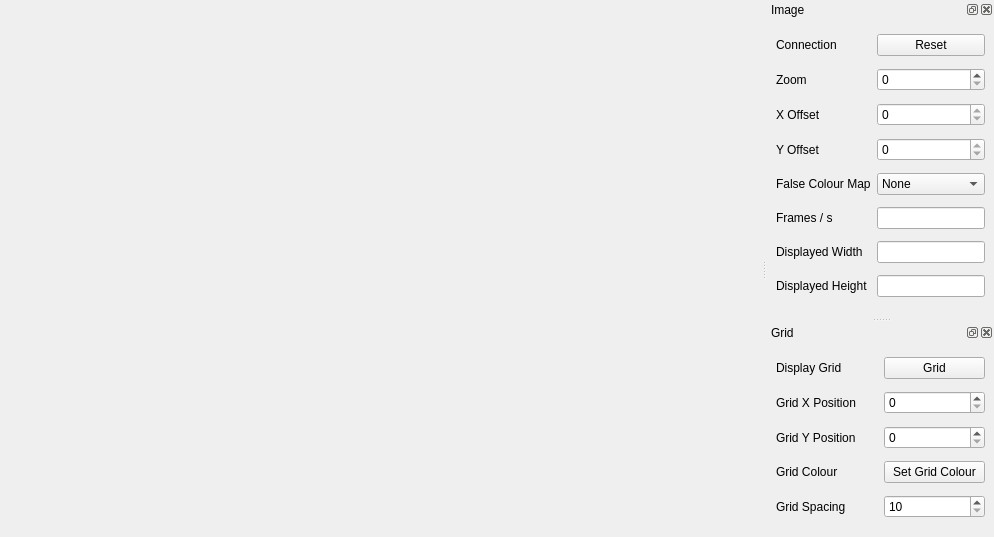
<?xml version="1.0" encoding="UTF-8"?>
<ui version="4.0">
 <class>ffmpegViewer</class>
 <widget class="QMainWindow" name="ffmpegViewer">
  <property name="geometry">
   <rect>
    <x>0</x>
    <y>0</y>
    <width>994</width>
    <height>537</height>
   </rect>
  </property>
  <property name="windowTitle">
   <string>MainWindow</string>
  </property>
  <widget class="QWidget" name="centralWidget">
   <property name="sizePolicy">
    <sizepolicy hsizetype="Expanding" vsizetype="Expanding">
     <horstretch>0</horstretch>
     <verstretch>0</verstretch>
    </sizepolicy>
   </property>
   <layout class="QGridLayout" name="gridLayout_3">
    <item row="0" column="0">
     <widget class="ffmpegWidget" name="video" native="true"/>
    </item>
   </layout>
  </widget>
  <widget class="QDockWidget" name="imageDock">
   <property name="sizePolicy">
    <sizepolicy hsizetype="Preferred" vsizetype="Preferred">
     <horstretch>0</horstretch>
     <verstretch>0</verstretch>
    </sizepolicy>
   </property>
   <property name="floating">
    <bool>false</bool>
   </property>
   <property name="features">
    <set>QDockWidget::AllDockWidgetFeatures</set>
   </property>
   <property name="windowTitle">
    <string>Image</string>
   </property>
   <attribute name="dockWidgetArea">
    <number>2</number>
   </attribute>
   <widget class="QWidget" name="dockWidgetContents_2">
    <layout class="QGridLayout" name="gridLayout">
     <item row="0" column="0">
      <widget class="QLabel" name="resetLbl">
       <property name="text">
        <string>Connection</string>
       </property>
      </widget>
     </item>
     <item row="0" column="1">
      <widget class="QPushButton" name="resetBtn">
       <property name="sizePolicy">
        <sizepolicy hsizetype="Minimum" vsizetype="Fixed">
         <horstretch>0</horstretch>
         <verstretch>0</verstretch>
        </sizepolicy>
       </property>
       <property name="text">
        <string>Reset</string>
       </property>
       <property name="checkable">
        <bool>false</bool>
       </property>
      </widget>
     </item>
     <item row="1" column="0">
      <widget class="QLabel" name="zoomLbl">
       <property name="text">
        <string>Zoom</string>
       </property>
      </widget>
     </item>
     <item row="1" column="1">
      <widget class="QSpinBox" name="zoomSpin"/>
     </item>
     <item row="2" column="0">
      <widget class="QLabel" name="xoffLbl">
       <property name="text">
        <string>X Offset</string>
       </property>
      </widget>
     </item>
     <item row="2" column="1">
      <widget class="SSpinBox" name="xoffSpin">
       <property name="maximum">
        <number>0</number>
       </property>
      </widget>
     </item>
     <item row="3" column="0">
      <widget class="QLabel" name="yoffLbl">
       <property name="text">
        <string>Y Offset</string>
       </property>
      </widget>
     </item>
     <item row="3" column="1">
      <widget class="SSpinBox" name="yoffSpin">
       <property name="maximum">
        <number>0</number>
       </property>
      </widget>
     </item>
     <item row="4" column="0">
      <widget class="QLabel" name="fcolLbl">
       <property name="text">
        <string>False Colour Map</string>
       </property>
      </widget>
     </item>
     <item row="4" column="1">
      <widget class="QComboBox" name="fcolCombo">
       <item>
        <property name="text">
         <string>None</string>
        </property>
       </item>
       <item>
        <property name="text">
         <string>Rainbow</string>
        </property>
       </item>
       <item>
        <property name="text">
         <string>Iron</string>
        </property>
       </item>
      </widget>
     </item>
     <item row="5" column="0">
      <widget class="QLabel" name="fpsLbl">
       <property name="text">
        <string>Frames / s</string>
       </property>
      </widget>
     </item>
     <item row="5" column="1">
      <widget class="QLineEdit" name="fpsNumber">
       <property name="readOnly">
        <bool>true</bool>
       </property>
      </widget>
     </item>
     <item row="6" column="0">
      <widget class="QLabel" name="widthLbl">
       <property name="text">
        <string>Displayed Width</string>
       </property>
      </widget>
     </item>
     <item row="6" column="1">
      <widget class="QLineEdit" name="widthNumber">
       <property name="readOnly">
        <bool>true</bool>
       </property>
      </widget>
     </item>
     <item row="7" column="0">
      <widget class="QLabel" name="heightLbl">
       <property name="text">
        <string>Displayed Height</string>
       </property>
      </widget>
     </item>
     <item row="7" column="1">
      <widget class="QLineEdit" name="heightNumber">
       <property name="readOnly">
        <bool>true</bool>
       </property>
      </widget>
     </item>
    </layout>
   </widget>
  </widget>
  <widget class="QDockWidget" name="gridDock">
   <property name="sizePolicy">
    <sizepolicy hsizetype="Preferred" vsizetype="Preferred">
     <horstretch>0</horstretch>
     <verstretch>0</verstretch>
    </sizepolicy>
   </property>
   <property name="features">
    <set>QDockWidget::AllDockWidgetFeatures</set>
   </property>
   <property name="windowTitle">
    <string>Grid</string>
   </property>
   <attribute name="dockWidgetArea">
    <number>2</number>
   </attribute>
   <widget class="QWidget" name="dockWidgetContents">
    <layout class="QGridLayout" name="gridLayout_2">
     <item row="0" column="0">
      <widget class="QLabel" name="gridLbl">
       <property name="text">
        <string>Display Grid</string>
       </property>
      </widget>
     </item>
     <item row="0" column="1">
      <widget class="QPushButton" name="gridBtn">
       <property name="text">
        <string>Grid</string>
       </property>
       <property name="checkable">
        <bool>true</bool>
       </property>
      </widget>
     </item>
     <item row="1" column="0">
      <widget class="QLabel" name="gridxLbl">
       <property name="text">
        <string>Grid X Position</string>
       </property>
      </widget>
     </item>
     <item row="1" column="1">
      <widget class="SSpinBox" name="gridxSpin">
       <property name="maximum">
        <number>10000</number>
       </property>
      </widget>
     </item>
     <item row="2" column="0">
      <widget class="QLabel" name="gridyLbl">
       <property name="text">
        <string>Grid Y Position</string>
       </property>
      </widget>
     </item>
     <item row="2" column="1">
      <widget class="SSpinBox" name="gridySpin">
       <property name="maximum">
        <number>10000</number>
       </property>
      </widget>
     </item>
     <item row="3" column="0">
      <widget class="QLabel" name="gridcolLbl">
       <property name="text">
        <string>Grid Colour</string>
       </property>
      </widget>
     </item>
     <item row="3" column="1">
      <widget class="QPushButton" name="gridcolBtn">
       <property name="text">
        <string>Set Grid Colour</string>
       </property>
      </widget>
     </item>
     <item row="4" column="0">
      <widget class="QLabel" name="gridsLbl">
       <property name="text">
        <string>Grid Spacing</string>
       </property>
      </widget>
     </item>
     <item row="4" column="1">
      <widget class="SSpinBox" name="gridsSpin">
       <property name="minimum">
        <number>10</number>
       </property>
       <property name="maximum">
        <number>2000</number>
       </property>
      </widget>
     </item>
    </layout>
   </widget>
  </widget>
 </widget>
 <customwidgets>
  <customwidget>
   <class>SSpinBox</class>
   <extends>QSpinBox</extends>
   <header>SSpinBox.h</header>
   <slots>
    <slot>setMaximumSlot(int)</slot>
   </slots>
  </customwidget>
  <customwidget>
   <class>ffmpegWidget</class>
   <extends>QWidget</extends>
   <header>ffmpegWidget.h</header>
   <container>1</container>
   <slots>
    <signal>xChanged(int)</signal>
    <signal>yChanged(int)</signal>
    <signal>maxXChanged(int)</signal>
    <signal>maxYChanged(int)</signal>
    <signal>zoomChanged(int)</signal>
    <signal>gxChanged(int)</signal>
    <signal>gyChanged(int)</signal>
    <signal>maxGxChanged(int)</signal>
    <signal>maxGyChanged(int)</signal>
    <signal>gridChanged(bool)</signal>
    <signal>fpsChanged(QString)</signal>
    <signal>visWChanged(QString)</signal>
    <signal>visHChanged(QString)</signal>
    <signal>gsChanged(int)</signal>
    <slot>setX(int)</slot>
    <slot>setY(int)</slot>
    <slot>setZoom(int)</slot>
    <slot>setGx(int)</slot>
    <slot>setGy(int)</slot>
    <slot>setGs(int)</slot>
    <slot>setGcol()</slot>
    <slot>setGrid(bool)</slot>
    <slot>setReset()</slot>
    <slot>setFcol(int)</slot>
   </slots>
  </customwidget>
 </customwidgets>
 <resources/>
 <connections>
  <connection>
   <sender>video</sender>
   <signal>gridChanged(bool)</signal>
   <receiver>gridBtn</receiver>
   <slot>setChecked(bool)</slot>
   <hints>
    <hint type="sourcelabel">
     <x>92</x>
     <y>103</y>
    </hint>
    <hint type="destinationlabel">
     <x>793</x>
     <y>359</y>
    </hint>
   </hints>
  </connection>
  <connection>
   <sender>video</sender>
   <signal>gxChanged(int)</signal>
   <receiver>gridxSpin</receiver>
   <slot>setValue(int)</slot>
   <hints>
    <hint type="sourcelabel">
     <x>206</x>
     <y>170</y>
    </hint>
    <hint type="destinationlabel">
     <x>793</x>
     <y>393</y>
    </hint>
   </hints>
  </connection>
  <connection>
   <sender>video</sender>
   <signal>gyChanged(int)</signal>
   <receiver>gridySpin</receiver>
   <slot>setValue(int)</slot>
   <hints>
    <hint type="sourcelabel">
     <x>374</x>
     <y>237</y>
    </hint>
    <hint type="destinationlabel">
     <x>793</x>
     <y>426</y>
    </hint>
   </hints>
  </connection>
  <connection>
   <sender>video</sender>
   <signal>zoomChanged(int)</signal>
   <receiver>zoomSpin</receiver>
   <slot>setValue(int)</slot>
   <hints>
    <hint type="sourcelabel">
     <x>486</x>
     <y>273</y>
    </hint>
    <hint type="destinationlabel">
     <x>793</x>
     <y>83</y>
    </hint>
   </hints>
  </connection>
  <connection>
   <sender>video</sender>
   <signal>xChanged(int)</signal>
   <receiver>xoffSpin</receiver>
   <slot>setValue(int)</slot>
   <hints>
    <hint type="sourcelabel">
     <x>511</x>
     <y>300</y>
    </hint>
    <hint type="destinationlabel">
     <x>793</x>
     <y>116</y>
    </hint>
   </hints>
  </connection>
  <connection>
   <sender>video</sender>
   <signal>yChanged(int)</signal>
   <receiver>yoffSpin</receiver>
   <slot>setValue(int)</slot>
   <hints>
    <hint type="sourcelabel">
     <x>476</x>
     <y>329</y>
    </hint>
    <hint type="destinationlabel">
     <x>793</x>
     <y>149</y>
    </hint>
   </hints>
  </connection>
  <connection>
   <sender>video</sender>
   <signal>maxGxChanged(int)</signal>
   <receiver>gridxSpin</receiver>
   <slot>setMaximumSlot(int)</slot>
   <hints>
    <hint type="sourcelabel">
     <x>502</x>
     <y>171</y>
    </hint>
    <hint type="destinationlabel">
     <x>793</x>
     <y>393</y>
    </hint>
   </hints>
  </connection>
  <connection>
   <sender>video</sender>
   <signal>maxGyChanged(int)</signal>
   <receiver>gridySpin</receiver>
   <slot>setMaximumSlot(int)</slot>
   <hints>
    <hint type="sourcelabel">
     <x>511</x>
     <y>234</y>
    </hint>
    <hint type="destinationlabel">
     <x>793</x>
     <y>426</y>
    </hint>
   </hints>
  </connection>
  <connection>
   <sender>video</sender>
   <signal>maxXChanged(int)</signal>
   <receiver>xoffSpin</receiver>
   <slot>setMaximumSlot(int)</slot>
   <hints>
    <hint type="sourcelabel">
     <x>501</x>
     <y>301</y>
    </hint>
    <hint type="destinationlabel">
     <x>793</x>
     <y>116</y>
    </hint>
   </hints>
  </connection>
  <connection>
   <sender>video</sender>
   <signal>maxYChanged(int)</signal>
   <receiver>yoffSpin</receiver>
   <slot>setMaximumSlot(int)</slot>
   <hints>
    <hint type="sourcelabel">
     <x>511</x>
     <y>332</y>
    </hint>
    <hint type="destinationlabel">
     <x>793</x>
     <y>149</y>
    </hint>
   </hints>
  </connection>
  <connection>
   <sender>video</sender>
   <signal>fpsChanged(QString)</signal>
   <receiver>fpsNumber</receiver>
   <slot>setText(QString)</slot>
   <hints>
    <hint type="sourcelabel">
     <x>491</x>
     <y>374</y>
    </hint>
    <hint type="destinationlabel">
     <x>793</x>
     <y>215</y>
    </hint>
   </hints>
  </connection>
  <connection>
   <sender>video</sender>
   <signal>visWChanged(QString)</signal>
   <receiver>widthNumber</receiver>
   <slot>setText(QString)</slot>
   <hints>
    <hint type="sourcelabel">
     <x>511</x>
     <y>400</y>
    </hint>
    <hint type="destinationlabel">
     <x>793</x>
     <y>254</y>
    </hint>
   </hints>
  </connection>
  <connection>
   <sender>video</sender>
   <signal>visHChanged(QString)</signal>
   <receiver>heightNumber</receiver>
   <slot>setText(QString)</slot>
   <hints>
    <hint type="sourcelabel">
     <x>510</x>
     <y>437</y>
    </hint>
    <hint type="destinationlabel">
     <x>793</x>
     <y>287</y>
    </hint>
   </hints>
  </connection>
  <connection>
   <sender>zoomSpin</sender>
   <signal>valueChanged(int)</signal>
   <receiver>video</receiver>
   <slot>setZoom(int)</slot>
   <hints>
    <hint type="sourcelabel">
     <x>755</x>
     <y>76</y>
    </hint>
    <hint type="destinationlabel">
     <x>523</x>
     <y>74</y>
    </hint>
   </hints>
  </connection>
  <connection>
   <sender>xoffSpin</sender>
   <signal>valueChanged(int)</signal>
   <receiver>video</receiver>
   <slot>setX(int)</slot>
   <hints>
    <hint type="sourcelabel">
     <x>750</x>
     <y>109</y>
    </hint>
    <hint type="destinationlabel">
     <x>522</x>
     <y>122</y>
    </hint>
   </hints>
  </connection>
  <connection>
   <sender>yoffSpin</sender>
   <signal>valueChanged(int)</signal>
   <receiver>video</receiver>
   <slot>setY(int)</slot>
   <hints>
    <hint type="sourcelabel">
     <x>756</x>
     <y>135</y>
    </hint>
    <hint type="destinationlabel">
     <x>497</x>
     <y>147</y>
    </hint>
   </hints>
  </connection>
  <connection>
   <sender>fcolCombo</sender>
   <signal>activated(int)</signal>
   <receiver>video</receiver>
   <slot>setFcol(int)</slot>
   <hints>
    <hint type="sourcelabel">
     <x>771</x>
     <y>170</y>
    </hint>
    <hint type="destinationlabel">
     <x>543</x>
     <y>192</y>
    </hint>
   </hints>
  </connection>
  <connection>
   <sender>gridBtn</sender>
   <signal>toggled(bool)</signal>
   <receiver>video</receiver>
   <slot>setGrid(bool)</slot>
   <hints>
    <hint type="sourcelabel">
     <x>739</x>
     <y>347</y>
    </hint>
    <hint type="destinationlabel">
     <x>550</x>
     <y>347</y>
    </hint>
   </hints>
  </connection>
  <connection>
   <sender>gridxSpin</sender>
   <signal>valueChanged(int)</signal>
   <receiver>video</receiver>
   <slot>setGx(int)</slot>
   <hints>
    <hint type="sourcelabel">
     <x>737</x>
     <y>379</y>
    </hint>
    <hint type="destinationlabel">
     <x>524</x>
     <y>379</y>
    </hint>
   </hints>
  </connection>
  <connection>
   <sender>gridySpin</sender>
   <signal>valueChanged(int)</signal>
   <receiver>video</receiver>
   <slot>setGy(int)</slot>
   <hints>
    <hint type="sourcelabel">
     <x>728</x>
     <y>417</y>
    </hint>
    <hint type="destinationlabel">
     <x>573</x>
     <y>416</y>
    </hint>
   </hints>
  </connection>
  <connection>
   <sender>gridcolBtn</sender>
   <signal>clicked()</signal>
   <receiver>video</receiver>
   <slot>setGcol()</slot>
   <hints>
    <hint type="sourcelabel">
     <x>741</x>
     <y>447</y>
    </hint>
    <hint type="destinationlabel">
     <x>515</x>
     <y>443</y>
    </hint>
   </hints>
  </connection>
  <connection>
   <sender>resetBtn</sender>
   <signal>clicked()</signal>
   <receiver>video</receiver>
   <slot>setReset()</slot>
   <hints>
    <hint type="sourcelabel">
     <x>799</x>
     <y>66</y>
    </hint>
    <hint type="destinationlabel">
     <x>305</x>
     <y>248</y>
    </hint>
   </hints>
  </connection>
  <connection>
   <sender>video</sender>
   <signal>gsChanged(int)</signal>
   <receiver>gridsSpin</receiver>
   <slot>setValue(int)</slot>
   <hints>
    <hint type="sourcelabel">
     <x>314</x>
     <y>253</y>
    </hint>
    <hint type="destinationlabel">
     <x>838</x>
     <y>485</y>
    </hint>
   </hints>
  </connection>
  <connection>
   <sender>gridsSpin</sender>
   <signal>valueChanged(int)</signal>
   <receiver>video</receiver>
   <slot>setGs(int)</slot>
   <hints>
    <hint type="sourcelabel">
     <x>838</x>
     <y>485</y>
    </hint>
    <hint type="destinationlabel">
     <x>314</x>
     <y>253</y>
    </hint>
   </hints>
  </connection>
 </connections>
</ui>
